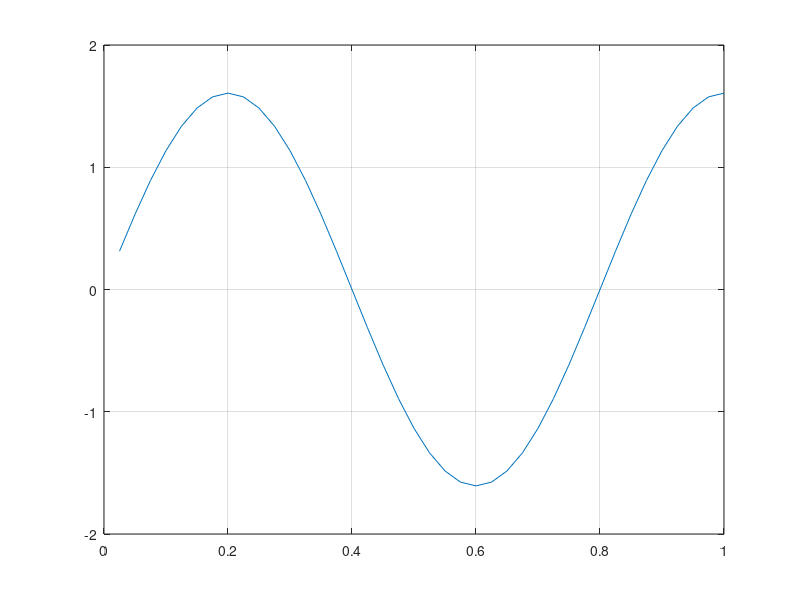

MATLAB code for this plot:
clc
clear all;
close all;

% EAu'' + lambda u = 0

% Barra livre - livre
% u'(0) = 0 u'(L) = o 

L = 1;
nel = 40;
% Tmat = [E, rho, e nu]
Tmat = [2.1e11 7800 0.3 ;
        70e9   2700 0.27];
        
% Tmat = [A, e Izz/Iyy]        
Tgeo = [(10e-3)^2 ((10e-3)^4)/12 ((10e-3)^4)/12 ;
        (5e-3)^2  ((5e-3)^4)/12  ((5e-3)^4)/12];

nnos = nel+1;
h = L/nel;
coord = [0:h:L];
% Inci = [nTmat nTgeo nó1 nó2]
inci = [ones(nel, 1) ones(nel, 1) [1:nnos-1]' [2:nnos]'];

ke = zeros(2,2);
me = zeros(2,2);
K = zeros(nnos, nnos);
M = zeros(nnos, nnos);

for i=1:nel
    no1 =inci(i,3);
    no2 = inci(i,4);
    x1 = coord(no1);
    x2 = coord(no2);
    h = x2-x1;
    E = Tmat(inci(i,1),1);
    rho = Tmat(inci(i,1),2);
    A = Tgeo(inci(i,2),1);
    loc = [no1 no2];
    
    ke = (E*A/h)*[1 -1 
                  -1 1];
                  
    me = (rho*A*h/6)*[2 1 
                      1 2];
                      
    K(loc,loc)=K(loc,loc)+ke;
    M(loc,loc)=M(loc,loc)+me;
end

freedofs = [2:nnos];

% Cálculo dos autovalores
[V,D] = eig(K(freedofs, freedofs),M(freedofs, freedofs));

omeg = sqrt(diag(D));

plot(coord(2:nnos),V(:,3)); grid on;